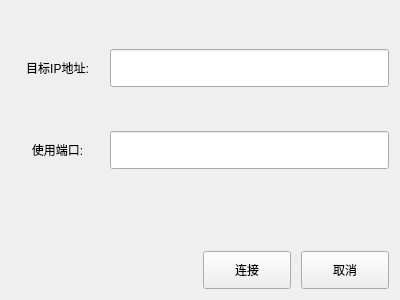
<?xml version="1.0" encoding="UTF-8"?>
<ui version="4.0">
 <class>deviceconnectorwindow</class>
 <widget class="QWidget" name="deviceconnectorwindow">
  <property name="geometry">
   <rect>
    <x>0</x>
    <y>0</y>
    <width>400</width>
    <height>300</height>
   </rect>
  </property>
  <property name="windowTitle">
   <string>Form</string>
  </property>
  <layout class="QVBoxLayout" name="verticalLayout" stretch="1,1,1,1,2,1">
   <item>
    <spacer name="verticalSpacer_3">
     <property name="orientation">
      <enum>Qt::Orientation::Vertical</enum>
     </property>
     <property name="sizeHint" stdset="0">
      <size>
       <width>20</width>
       <height>40</height>
      </size>
     </property>
    </spacer>
   </item>
   <item>
    <layout class="QHBoxLayout" name="horizontalLayout" stretch="1,3">
     <item>
      <widget class="QLabel" name="label_IP">
       <property name="text">
        <string>目标IP地址:</string>
       </property>
       <property name="alignment">
        <set>Qt::AlignmentFlag::AlignCenter</set>
       </property>
      </widget>
     </item>
     <item>
      <widget class="QLineEdit" name="lineEdit_IP">
       <property name="sizePolicy">
        <sizepolicy hsizetype="Expanding" vsizetype="Expanding">
         <horstretch>0</horstretch>
         <verstretch>0</verstretch>
        </sizepolicy>
       </property>
      </widget>
     </item>
    </layout>
   </item>
   <item>
    <spacer name="verticalSpacer">
     <property name="orientation">
      <enum>Qt::Orientation::Vertical</enum>
     </property>
     <property name="sizeHint" stdset="0">
      <size>
       <width>20</width>
       <height>40</height>
      </size>
     </property>
    </spacer>
   </item>
   <item>
    <layout class="QHBoxLayout" name="horizontalLayout_2" stretch="1,3">
     <item>
      <widget class="QLabel" name="label_Port">
       <property name="layoutDirection">
        <enum>Qt::LayoutDirection::LeftToRight</enum>
       </property>
       <property name="text">
        <string>使用端口:</string>
       </property>
       <property name="alignment">
        <set>Qt::AlignmentFlag::AlignCenter</set>
       </property>
      </widget>
     </item>
     <item>
      <widget class="QLineEdit" name="lineEdit_Port">
       <property name="sizePolicy">
        <sizepolicy hsizetype="Expanding" vsizetype="Expanding">
         <horstretch>0</horstretch>
         <verstretch>0</verstretch>
        </sizepolicy>
       </property>
      </widget>
     </item>
    </layout>
   </item>
   <item>
    <spacer name="verticalSpacer_2">
     <property name="orientation">
      <enum>Qt::Orientation::Vertical</enum>
     </property>
     <property name="sizeHint" stdset="0">
      <size>
       <width>20</width>
       <height>40</height>
      </size>
     </property>
    </spacer>
   </item>
   <item>
    <layout class="QHBoxLayout" name="horizontalLayout_4" stretch="1,1">
     <item>
      <widget class="QWidget" name="widget" native="true"/>
     </item>
     <item>
      <layout class="QHBoxLayout" name="horizontalLayout_3">
       <property name="spacing">
        <number>10</number>
       </property>
       <item>
        <widget class="QPushButton" name="btnConnect">
         <property name="sizePolicy">
          <sizepolicy hsizetype="Expanding" vsizetype="Expanding">
           <horstretch>0</horstretch>
           <verstretch>0</verstretch>
          </sizepolicy>
         </property>
         <property name="text">
          <string>连接</string>
         </property>
        </widget>
       </item>
       <item>
        <widget class="QPushButton" name="btnCancel">
         <property name="sizePolicy">
          <sizepolicy hsizetype="Expanding" vsizetype="Expanding">
           <horstretch>0</horstretch>
           <verstretch>0</verstretch>
          </sizepolicy>
         </property>
         <property name="text">
          <string>取消</string>
         </property>
        </widget>
       </item>
      </layout>
     </item>
    </layout>
   </item>
  </layout>
 </widget>
 <resources/>
 <connections/>
</ui>
